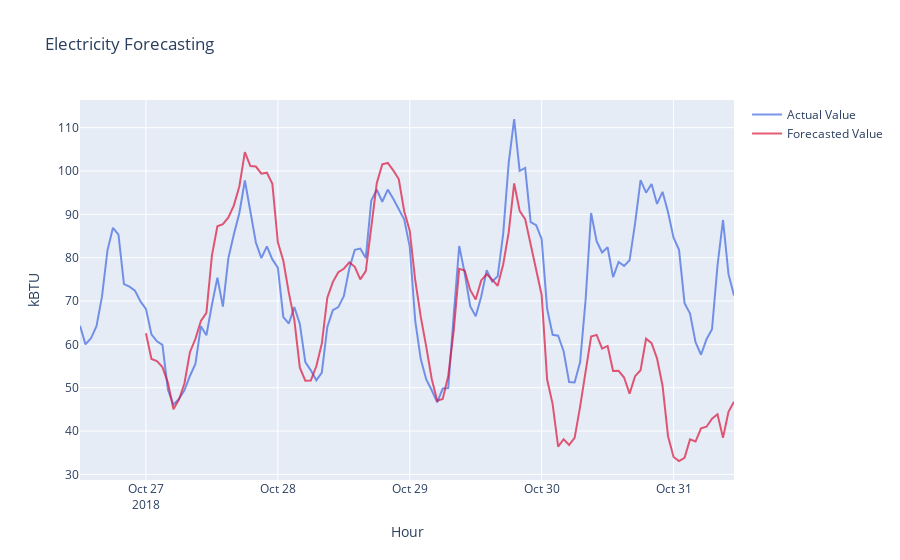

Here is the notebook cell this chart was saved with:
### Code cell
Predicted = go.Scatter(x=act.iloc[12:,:].index, y=np.array(y_f), opacity = 0.7, name = 'Forecasted Value', line=dict(color='crimson'), yaxis='y')
Actual = go.Scatter(x=act.index, y=act['electricity'].values, opacity = 0.7, name = 'Actual Value', line=dict(color='royalBlue'), yaxis='y')
layout = go.Layout(title='Electricity Forecasting', xaxis=dict(title='Hour'),
                   yaxis=dict(title='kBTU', overlaying='y'),
                  yaxis2=dict(title='kBTU', side='right'))
fig = go.Figure(data=[Actual, Predicted], layout=layout)
fig.show() # if this is rendered in colab, you should run fig.show(renderer='colab') instead.
